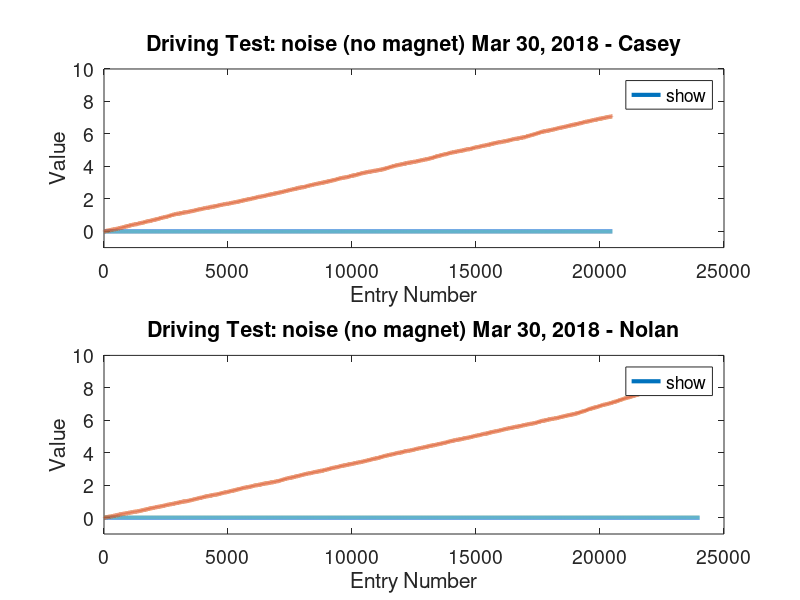

Reproduce this figure in MATLAB.
clear;
data = csvread('data/mini_run_4.csv');

startTime = data(1, 8);
time = data(:, 8) - startTime;

speed = data(:, 4)';
x = 0:length(speed) - 1;

figure(1);
clf;
subplot(2, 1, 1);
plot(x, speed, 'displayname', 'speed reading', 'linewidth', 3);
hold on;
plot(x, time / 100, 'displayname', 'hundreds of seconds', 'linewidth', 3);
legend('show', 'location', 'best');
ylim([-1, 10]);
title('Driving Test: noise (no magnet) Mar 30, 2018 - Casey');
xlabel('Entry Number');
ylabel('Value');
set(gca, 'fontsize', 14);

data = csvread('data/mini_run_3.csv');

startTime = data(1, 8);
time = data(:, 8) - startTime;

speed = data(:, 4)';
x = 0:length(speed) - 1;

subplot(2, 1, 2);
plot(x, speed, 'displayname', 'speed reading', 'linewidth', 3);
hold on;
plot(x, time / 100, 'displayname', 'hundreds of seconds', 'linewidth', 3);
legend('show', 'location', 'best');
ylim([-1, 10]);
title('Driving Test: noise (no magnet) Mar 30, 2018 - Nolan');
xlabel('Entry Number');
ylabel('Value');
set(gca, 'fontsize', 14);